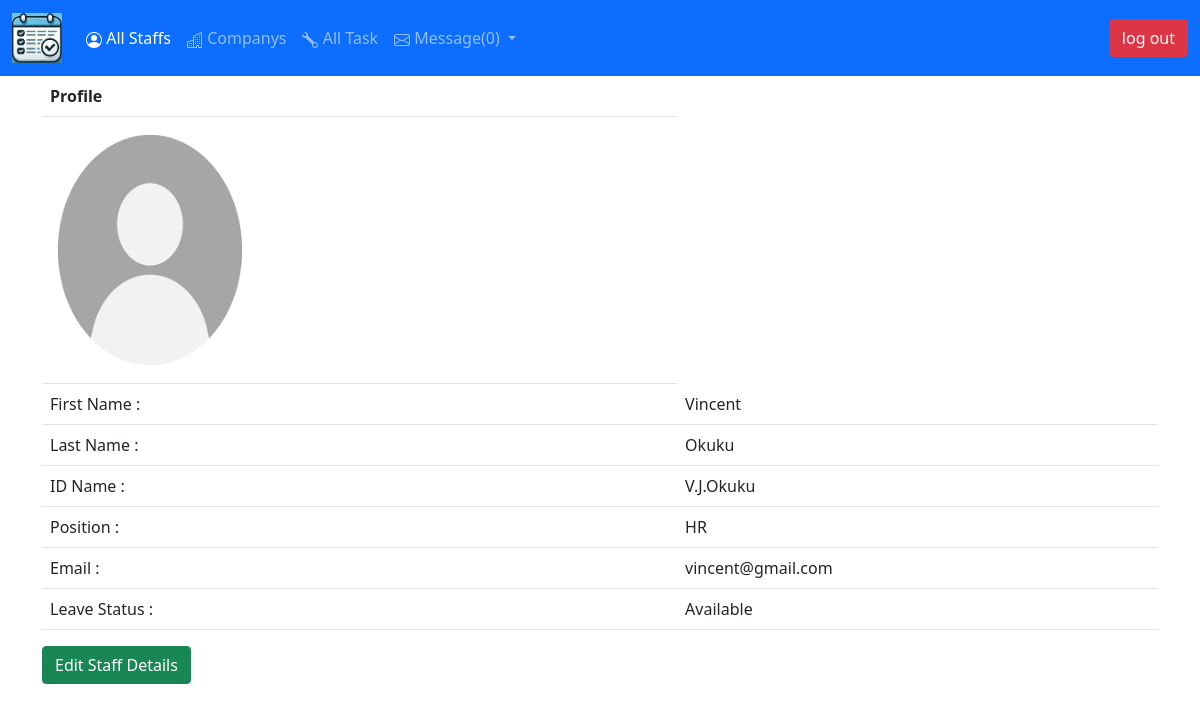
/staff-profile/3 (signed in), run on an earlier commit of the app's database.
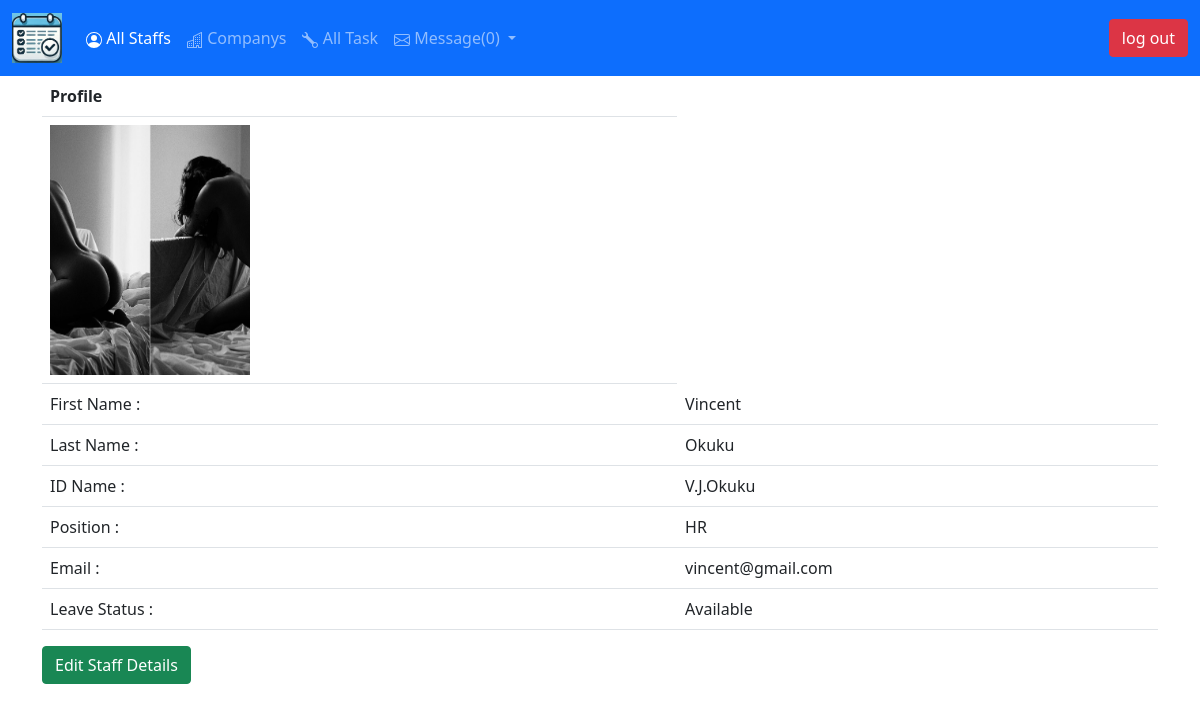
And on a later commit of the database.
### main.py (models this page shows)
class User(db.Model, UserMixin):
    __tablename__ = 'users'
    id = db.Column(db.Integer, primary_key=True)
    email = db.Column(db.String(30), unique=True, nullable=False)
    position = db.Column(db.String(30),  nullable=False)
    privilege = db.Column(db.String(30),  nullable=False)
    first_name = db.Column(db.String(30),  nullable=False)
    middle_name = db.Column(db.String(30))
    last_name = db.Column(db.String(30),  nullable=False)
    id_name = db.Column(db.String(30),  nullable=False)
    picture = db.Column(db.String(30), default='profilepic.png')
    password = db.Column(db.String(300), nullable=False)
    calendar = relationship("Calendar", back_populates='staff', lazy='subquery')
    contract = db.Column(db.String(30), nullable=False)
    pending = db.Column(db.String(30))
    working = db.Column(db.String(30))
    reject = db.Column(db.String(30))
    comment = relationship("Comment", back_populates='author_name', lazy='subquery')

### main.py (the view)
@app.route('/staff-profile/<staff>')
@login_required
def staffprofile(staff):
    last_leave = None
    if staff != 'None':
        staff = db.get_or_404(User, int(staff))
        leave_calculator(staff)
        last_leave = staff.calendar[-1]
    else:
        last_leave = current_user.calendar[-1]
    details = staff_stat(current_user)
    return render_template('/user/profile.html', staff=staff, leave=last_leave, num_mail=mail_counter(), details=details)

### main.py (called while the page is built)
@login_manager.user_loader
def load_user(user_id):
    return db.get_or_404(User, user_id)

def mail_counter():
    messages = db.session.query(Messages).all()
    messages = [message for message in messages if message.receiver == current_user.id_name]
    messages = [message for message in messages if message.read is False]
    return len(messages)

def leave_calculator(staff):
    if len(staff.calendar) > 0 and staff.calendar[-1].stop is not None:
        calendar = staff.calendar[-1]
        resume = datetime.strptime(calendar.stop, "%b %d, %Y %H %m")
        if calendar.status == 'Approved' and datetime.now() > resume:
            day = 6 - resume.weekday()
            if day in (1, 2):
                resume = resume + timedelta(days=day)
            else:
                resume = resume + timedelta(days=1)
            resume = datetime.strftime(resume, "%b %d, %Y %H %m")
            available_work = Calendar(staff=staff,
                                    start=resume,
                                    status='Available')
            return available_work
        else:
            return False
    else:
        return False

### templates/user/profile.html (shortened to what this page needs)
{% extends 'header.html' %}
{% block content %}
<div class="container">
<table class="table table-hover">
  <tr><th>Profile</th></tr>
        {% if staff == 'None' %}
    <tr>
           <td><img src="{{url_for('static', filename=current_user.picture)}}" alt="Profile Picture" height="250" width="200"></td>
        </tr>
    <tr>
      <td>First Name : </td><td>{{current_user.first_name}}</td>
    </tr>
    <tr>
      <td>Last Name : </td><td>{{current_user.last_name}}</td>
    </tr>
     <tr>
       <td>ID Name : </td><td>{{current_user.id_name}}</td>
     </tr>
      <tr>
        <td>Position : </td><td>{{current_user.position}}</td>
      </tr>
     <tr>
       <td>Email : </td><td>{{current_user.email}}</td>
    </tr>
    {% if leave.status in ('Approved', 'Pending') %}
    <tr>
       <td>Leave Status : </td><td>{{leave.status}}</td>
    </tr>
    <tr>
       <td>Leave Start : </td><td>{{leave.start}}</td>
    </tr>
    <tr>
       <td>Leave Stop : </td><td>{{leave.stop}}</td>
    </tr>
    {% else %}
    <tr>
       <td>Leave Status : </td><td>Available</td>
    </tr>
    {% endif %}
        {% else %}
        <tr>
            {% if staff.picture == 'profile_pic/default.jpg' %}
                <td><img src="{{url_for('static', filename='profilepic.png')}}" alt="Profile Picture" height="250" width="200"></td>
            {% else %}
                <td><img src="{{url_for('static', filename=staff.picture)}}" alt="Profile Picture" height="250" width="200"></td>
            {% endif %}
        </tr>
        <tr>
      <td>First Name : </td><td>{{staff.first_name}}</td>
    </tr>
    <tr>
      <td>Last Name : </td><td>{{staff.last_name}}</td>
    </tr>
     <tr>
       <td>ID Name : </td><td>{{staff.id_name}}</td>
     </tr>
      <tr>
        <td>Position : </td><td>{{staff.position}}</td>
      </tr>
     <tr>
       <td>Email : </td><td>{{staff.email}}</td>
    </tr>
    {% if leave.status in ('Approved', 'Pending') %}
    <tr>
       <td>Leave Status : </td><td>{{leave.status}}</td>
    </tr>
    <tr>
       <td>Leave Start : </td><td>{{leave.start}}</td>
    </tr>
    <tr>
       <td>Leave Stop : </td><td>{{leave.stop}}</td>
    </tr>
    {% else %}
    <tr>
       <td>Leave Status : </td><td>Available</td>
    </tr>
    {% endif %}
  </table>
    <a href="{{url_for('editUser',user_id=staff.id)}}">
        <button type="button" class="btn btn-success">Edit Staff Details</button>
    </a>
        {% endif %}
</div>
{% endblock %}

### templates/header.html (shortened to what this page needs)
<!DOCTYPE html>
<html lang="en">
<head>
    <link href="https://cdn.jsdelivr.net/npm/bootstrap@5.0.2/dist/css/bootstrap.min.css" rel="stylesheet">
    <link href="https://cdn.jsdelivr.net/npm/select2@4.1.0/dist/css/select2.min.css" rel="stylesheet" />
</head>
<body>
<nav class="navbar navbar-expand-lg navbar-dark bg-primary">
  <div class="container-fluid">
    <a class="navbar-brand" href="#"><img src="{{url_for('static', filename='task.jpg')}}" alt="logo" width="50" height="50"></a>
    <div class="collapse navbar-collapse" id="navbarSupportedContent">
      <ul class="navbar-nav me-auto mb-2 mb-lg-0">
        {% if current_user.is_authenticated == False %}
         <li class="nav-item">
            <a class="nav-link active" aria-current="page" href="">Welcome</a>
          </li>
        {% else %}
            {% if current_user.privilege == "Administrator" %}
              <li class="nav-item">
                <a class="nav-link active" aria-current="page" href="{{url_for('all_staffs', category='None')}}">
                    All Staffs
                </a>
          </li>
              <li class="nav-item">
                <a class="nav-link" href="{{url_for('companyList')}}">
                    Companys
                </a>
          </li>
              <li class="nav-item">
                <a class="nav-link" href="{{url_for('task_list', company='all-task', status='None')}}">
                     All Task
                </a>
        </li>
            {% endif %}
            <li class="nav-item dropdown">
          <a class="nav-link dropdown-toggle" href="#" id="navbarDropdown" role="button" data-bs-toggle="dropdown" aria-expanded="false">
 Message({{num_mail}})
          </a>
        </li>
      </ul>
        {% endif %}
      <a href="{{url_for('user_logout')}}"><button type="button" class="btn btn-danger">log out</button></a>
    </div>
  </div>
</nav>
        {% block content %}
        {% endblock %}
</body>
</html>

What changed in the data, as far as the page shows it:
changed User "Vincent": picture: picture added
